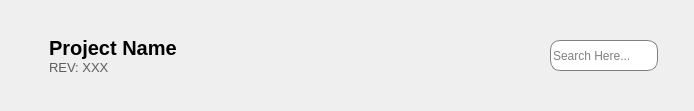
        <widget class="QWidget" name="header_widget" native="true">
         <layout class="QHBoxLayout" name="horizontalLayout_5">
          <item>
           <layout class="QHBoxLayout" name="horizontalLayout_4">
            <item>
             <widget class="QPushButton" name="pushButton">
              <property name="styleSheet">
               <string notr="true">border:none;</string>
              </property>
              <property name="text">
               <string/>
              </property>
              <property name="icon">
               <iconset resource="resources.qrc">
                <normaloff>:/icons/menu.png</normaloff>:/icons/menu.png</iconset>
              </property>
              <property name="iconSize">
               <size>
                <width>29</width>
                <height>35</height>
               </size>
              </property>
              <property name="checkable">
               <bool>true</bool>
              </property>
             </widget>
            </item>
            <item>
             <layout class="QVBoxLayout" name="verticalLayout_13">
              <property name="spacing">
               <number>0</number>
              </property>
              <property name="topMargin">
               <number>25</number>
              </property>
              <property name="bottomMargin">
               <number>25</number>
              </property>
              <item>
               <widget class="QLabel" name="label">
                <property name="font">
                 <font>
                  <pointsize>15</pointsize>
                  <bold>true</bold>
                 </font>
                </property>
                <property name="text">
                 <string>Project Name</string>
                </property>
               </widget>
              </item>
              <item>
               <widget class="QLabel" name="label_5">
                <property name="font">
                 <font>
                  <pointsize>10</pointsize>
                 </font>
                </property>
                <property name="styleSheet">
                 <string notr="true">color: rgb(93, 93, 93);</string>
                </property>
                <property name="text">
                 <string>REV: XXX</string>
                </property>
               </widget>
              </item>
             </layout>
            </item>
           </layout>
          </item>
          <item>
           <spacer name="horizontalSpacer_3">
            <property name="orientation">
             <enum>Qt::Horizontal</enum>
            </property>
            <property name="sizeHint" stdset="0">
             <size>
              <width>367</width>
              <height>20</height>
             </size>
            </property>
           </spacer>
          </item>
          <item>
           <layout class="QHBoxLayout" name="horizontalLayout_3">
            <property name="rightMargin">
             <number>25</number>
            </property>
            <item>
             <widget class="QLineEdit" name="lineEdit">
              <property name="maximumSize">
               <size>
                <width>16777215</width>
                <height>31</height>
               </size>
              </property>
              <property name="styleSheet">
               <string notr="true">QLineEdit{
pad-left:20px;
border:1px solid gray;
border-radius:10px;
}</string>
              </property>
              <property name="placeholderText">
               <string>Search Here...</string>
              </property>
             </widget>
            </item>
           </layout>
          </item>
         </layout>
        </widget>
